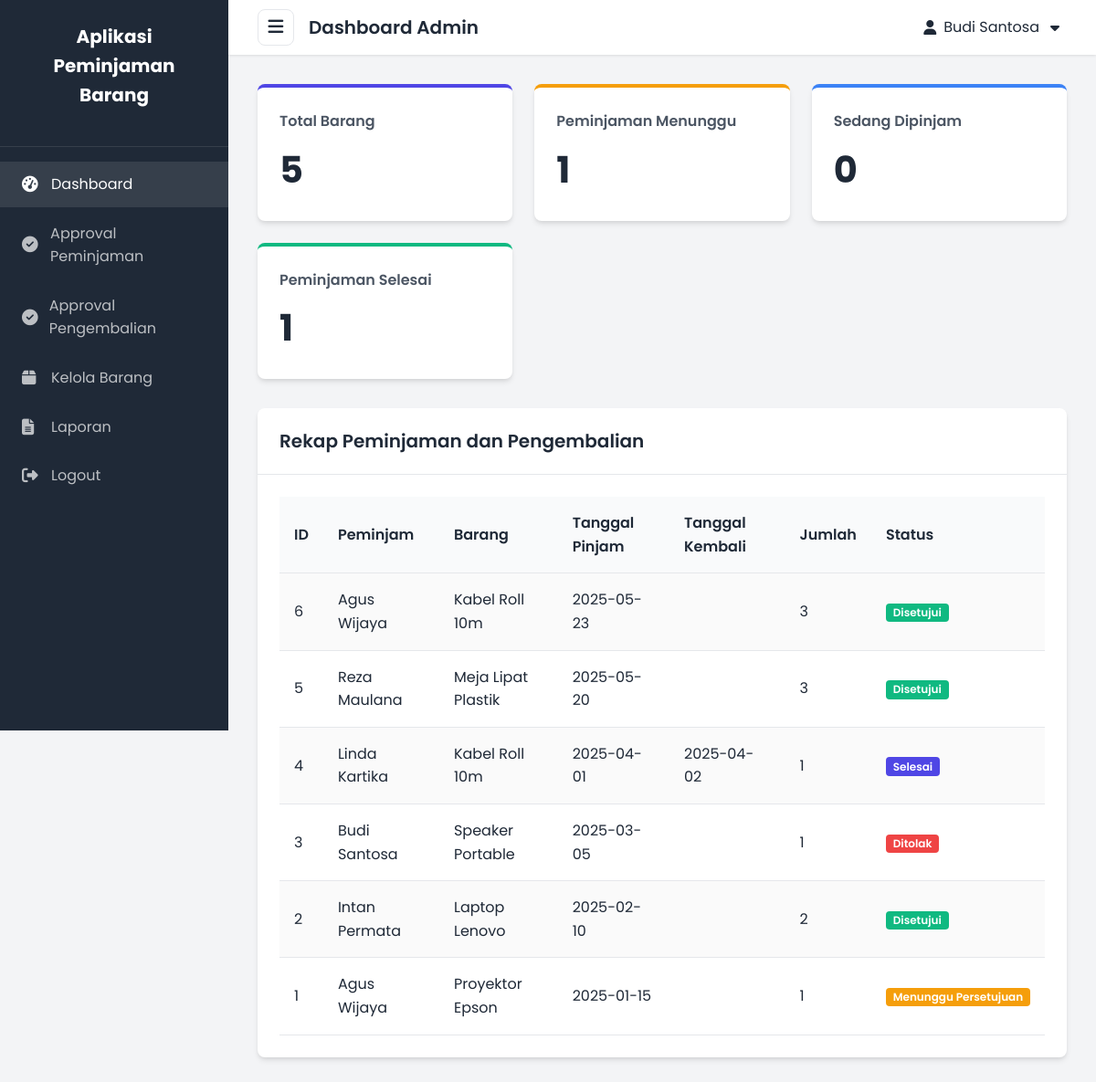
The page /admin/dashboard.php (signed in) on the database its author committed.
### tables this page shows
CREATE TABLE `peminjaman` (
  `PEMINJAMAN_ID` int NOT NULL,
  `USER_ID` int NOT NULL,
  `SARANA_ID` int NOT NULL,
  `TANGGAL_PINJAM` varchar(200) NOT NULL,
  `TANGGAL_KEMBALI` varchar(200) DEFAULT NULL,
  `JUMLAH_PINJAM` int NOT NULL,
  `STATUS` varchar(10) NOT NULL,
  `CATATAN_ADMIN` text
);

CREATE TABLE `users` (
  `USER_ID` int NOT NULL,
  `ID_CARD` varchar(8) NOT NULL,
  `USERNAME` varchar(100) NOT NULL,
  `PASSWORD` varchar(255) NOT NULL,
  `ROLE` varchar(5) NOT NULL,
  `NAMA_LENGKAP` varchar(200) NOT NULL,
  `JENIS_PENGGUNA` varchar(5) NOT NULL
);

CREATE TABLE `sarana` (
  `SARANA_ID` int NOT NULL,
  `NAMA_SARANA` varchar(200) NOT NULL,
  `JUMLAH_TERSEDIA` int NOT NULL,
  `LOKASI` varchar(200) NOT NULL,
  `KETERANGAN` text NOT NULL
);

### admin/dashboard.php (the view, shortened to what this page needs)
<?php
$pageTitle = "Dashboard Admin";
$activePage = "dashboard";
require_once '../config/database.php';
require_once '../config/functions.php';
$query = "SELECT p.*, u.NAMA_LENGKAP, s.NAMA_SARANA
          FROM peminjaman p
          JOIN users u ON p.USER_ID = u.USER_ID
          JOIN sarana s ON p.SARANA_ID = s.SARANA_ID
          ORDER BY p.PEMINJAMAN_ID DESC";
$result = mysqli_query($conn, $query);
include '../includes/header.php';
?>
<div class="stats-grid">
    <div class="stats-card primary">
        <h3 class="stats-card-title">Total Barang</h3>
        <?php
        $query = "SELECT COUNT(*) as total FROM sarana";
        $result_count = mysqli_query($conn, $query);
        $row = mysqli_fetch_assoc($result_count);
        ?>
        <p class="stats-card-value"><?php echo $row['total']; ?></p>
    </div>
    <div class="stats-card warning">
        <h3 class="stats-card-title">Peminjaman Menunggu</h3>
        <?php
        $query = "SELECT COUNT(*) as total FROM peminjaman WHERE STATUS = 'menunggu'";
        $result_count = mysqli_query($conn, $query);
        $row = mysqli_fetch_assoc($result_count);
        ?>
        <p class="stats-card-value"><?php echo $row['total']; ?></p>
    </div>
    <div class="stats-card info">
        <h3 class="stats-card-title">Sedang Dipinjam</h3>
        <?php
        $query = "SELECT COUNT(*) as total FROM peminjaman WHERE STATUS = 'dipinjam'";
        $result_count = mysqli_query($conn, $query);
        $row = mysqli_fetch_assoc($result_count);
        ?>
        <p class="stats-card-value"><?php echo $row['total']; ?></p>
    </div>
    <div class="stats-card success">
        <h3 class="stats-card-title">Peminjaman Selesai</h3>
        <?php
        $query = "SELECT COUNT(*) as total FROM peminjaman WHERE STATUS = 'selesai'";
        $result_count = mysqli_query($conn, $query);
        $row = mysqli_fetch_assoc($result_count);
        ?>
        <p class="stats-card-value"><?php echo $row['total']; ?></p>
    </div>
</div>
<div class="card">
    <div class="card-header">
        <h2 class="card-title">Rekap Peminjaman dan Pengembalian</h2>
    </div>
    <div class="card-body">
        <div class="table-responsive">
            <table class="table table-striped">
                <thead>
                    <tr>
                        <th>ID</th>
                        <th>Peminjam</th>
                        <th>Barang</th>
                        <th>Tanggal Pinjam</th>
                        <th>Tanggal Kembali</th>
                        <th>Jumlah</th>
                        <th>Status</th>
                    </tr>
                </thead>
                <tbody>
                    <?php if (mysqli_num_rows($result) > 0): ?>
                        <?php while ($row = mysqli_fetch_assoc($result)): ?>
                            <tr>
                                <td><?php echo $row['PEMINJAMAN_ID']; ?></td>
                                <td><?php echo $row['NAMA_LENGKAP']; ?></td>
                                <td><?php echo $row['NAMA_SARANA']; ?></td>
                                <td><?php echo $row['TANGGAL_PINJAM']; ?></td>
                                <td><?php echo $row['TANGGAL_KEMBALI']; ?></td>
                                <td><?php echo $row['JUMLAH_PINJAM']; ?></td>
                                <td><?php echo getStatusLabel($row['STATUS']); ?></td>
                            </tr>
                        <?php endwhile; ?>
                    <?php else: ?>
                        <tr>
                            <td colspan="7" class="text-center">Tidak ada data</td>
                        </tr>
                    <?php endif; ?>
                </tbody>
            </table>
        </div>
    </div>
</div>
<?php include '../includes/footer.php'; ?>

### includes/header.php (shortened to what this page needs)
<?php
require_once '../config/functions.php';
?>
<!DOCTYPE html>
<html lang="id">
<head>
    <link rel="stylesheet" href="https://cdnjs.cloudflare.com/ajax/libs/font-awesome/6.5.0/css/all.min.css" />
    <link rel="stylesheet" href="../assets/css/style.css">
</head>
<body>
    <div class="container">
        <div class="sidebar">
            <div class="sidebar-header">
                <h2 class="sidebar-brand">Aplikasi Peminjaman Barang</h2>
            </div>
            <ul class="sidebar-nav">
                <?php if (isAdmin()): ?>
                    <li class="sidebar-nav-item">
                        <a href="../admin/dashboard.php" class="sidebar-nav-link <?php echo $activePage == 'dashboard' ? 'active' : ''; ?>">
                            <i class="fas fa-tachometer-alt"></i>
                            <span>Dashboard</span>
                        </a>
                    </li>
                    <li class="sidebar-nav-item">
                        <a href="../admin/approval.php" class="sidebar-nav-link <?php echo $activePage == 'approval' ? 'active' : ''; ?>">
                            <i class="fas fa-check-circle"></i>
                            <span>Approval Peminjaman</span>
                        </a>
                    </li>
                    <li class="sidebar-nav-item">
                        <a href="../admin/return.php" class="sidebar-nav-link <?php echo $activePage == 'return' ? 'active' : ''; ?>">
                            <i class="fas fa-check-circle"></i>
                            <span>Approval Pengembalian</span>
                        </a>
                    </li>
                    <li class="sidebar-nav-item">
                        <a href="../admin/items.php" class="sidebar-nav-link <?php echo $activePage == 'items' ? 'active' : ''; ?>">
                            <i class="fas fa-box"></i>
                            <span>Kelola Barang</span>
                        </a>
                    </li>
                    <li class="sidebar-nav-item">
                        <a href="../admin/reports.php" class="sidebar-nav-link <?php echo $activePage == 'reports' ? 'active' : ''; ?>">
                            <i class="fas fa-file-alt"></i>
                            <span>Laporan</span>
                        </a>
                    </li>
                <?php endif; ?>
                <li class="sidebar-nav-item">
                    <a href="../logout.php" class="sidebar-nav-link">
                        <i class="fas fa-sign-out-alt"></i>
                        <span>Logout</span>
                    </a>
                </li>
            </ul>
        </div>
        <div class="content-wrapper">
            <div class="header">
                <div class="header-left">
                    <button class="sidebar-toggle" type="button" aria-label="Toggle Sidebar">
                        <i class="fas fa-bars"></i>
                    </button>
                    <h1 class="header-title"><?php echo $pageTitle ?? 'Dashboard'; ?></h1>
                </div>
                <div class="user-dropdown">
                    <div class="user-dropdown-toggle">
                        <i class="fas fa-user"></i>
                        <span><?php echo $_SESSION['nama_lengkap']; ?></span>
                        <i class="fas fa-caret-down ml-1"></i>
                    </div>
                </div>
            </div>
            <div class="main-content">

### config/functions.php (shortened to what this page needs)
<?php
function isAdmin() {
    return isset($_SESSION['role']) && $_SESSION['role'] == 'admin';
}
function getStatusLabel($status) {
    switch ($status) {
        case 'menunggu':
            return '<span class="badge pending">Menunggu Persetujuan</span>';
        case 'disetujui':
            return '<span class="badge approved">Disetujui</span>';
        case 'ditolak':
            return '<span class="badge rejected">Ditolak</span>';
        case 'selesai':
            return '<span class="badge completed">Selesai</span>';
    }
}
?>

### includes/footer.php (shortened to what this page needs)
</div>
        </div>
    </div>
</body>
</html>

### rows shown on the page
peminjaman: PEMINJAMAN_ID "6", USER_ID.NAMA_LENGKAP "Agus Wijaya", SARANA_ID.NAMA_SARANA "Kabel Roll 10m", TANGGAL_PINJAM "2025-05-23", JUMLAH_PINJAM "3", STATUS "Disetujui"
peminjaman: PEMINJAMAN_ID "5", USER_ID.NAMA_LENGKAP "Reza Maulana", SARANA_ID.NAMA_SARANA "Meja Lipat Plastik", TANGGAL_PINJAM "2025-05-20", JUMLAH_PINJAM "3", STATUS "Disetujui"
peminjaman: PEMINJAMAN_ID "4", USER_ID.NAMA_LENGKAP "Linda Kartika", SARANA_ID.NAMA_SARANA "Kabel Roll 10m", TANGGAL_PINJAM "2025-04-01", TANGGAL_KEMBALI "2025-04-02", JUMLAH_PINJAM "1", STATUS "Selesai"
peminjaman: PEMINJAMAN_ID "3", USER_ID.NAMA_LENGKAP "Budi Santosa", SARANA_ID.NAMA_SARANA "Speaker Portable", TANGGAL_PINJAM "2025-03-05", JUMLAH_PINJAM "1", STATUS "Ditolak"
peminjaman: PEMINJAMAN_ID "2", USER_ID.NAMA_LENGKAP "Intan Permata", SARANA_ID.NAMA_SARANA "Laptop Lenovo", TANGGAL_PINJAM "2025-02-10", JUMLAH_PINJAM "2", STATUS "Disetujui"
peminjaman: PEMINJAMAN_ID "1", USER_ID.NAMA_LENGKAP "Agus Wijaya", SARANA_ID.NAMA_SARANA "Proyektor Epson", TANGGAL_PINJAM "2025-01-15", JUMLAH_PINJAM "1", STATUS "Menunggu Persetujuan"

### other values the page prints
$pageTitle "Dashboard Admin"
$_SESSION['nama_lengkap'] "Budi Santosa"
$row['total'] "5"
$row['total'] "1"
$row['total'] "0"
